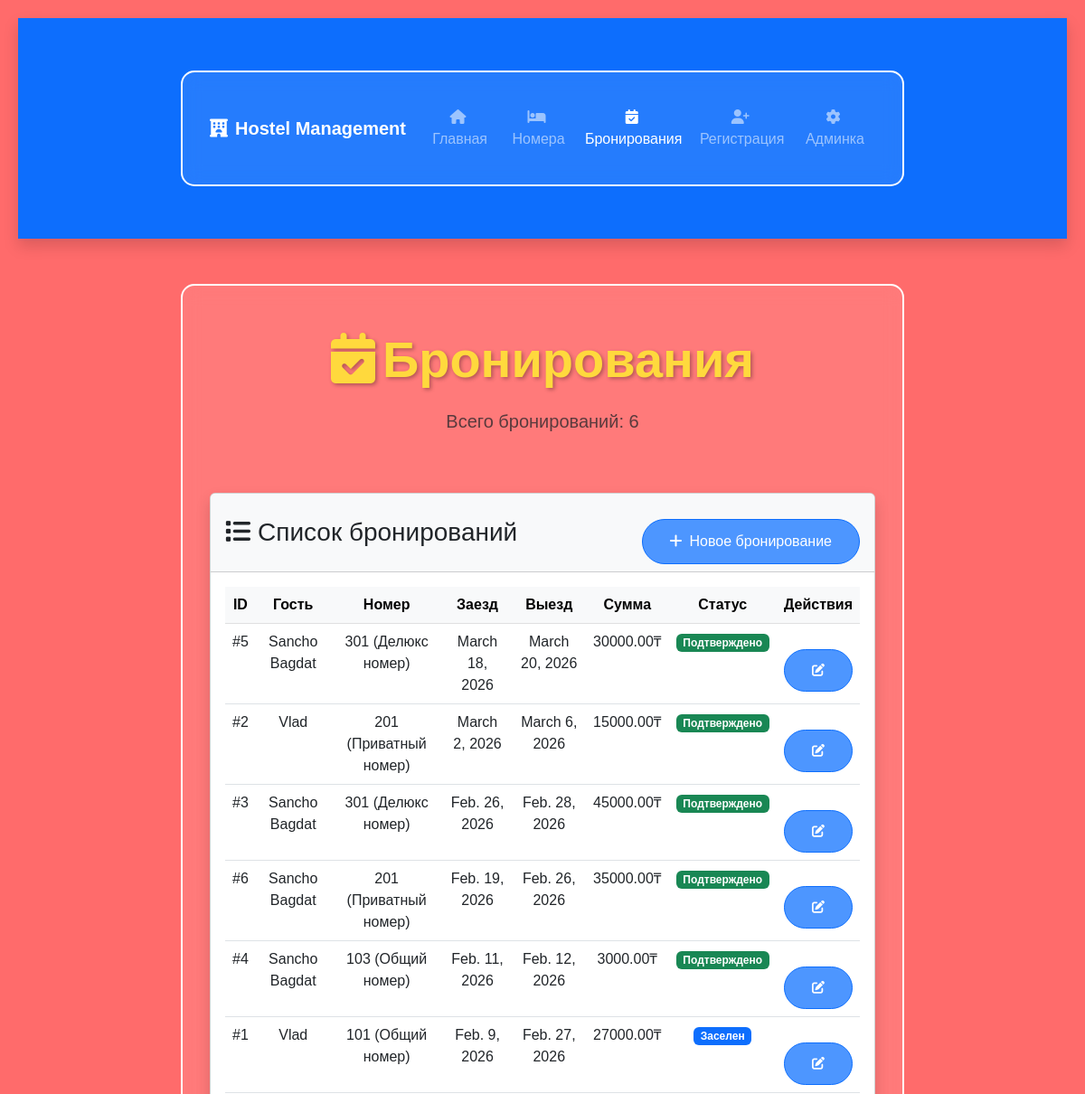
The page /bookings/ (upper part) on the database as committed earlier.
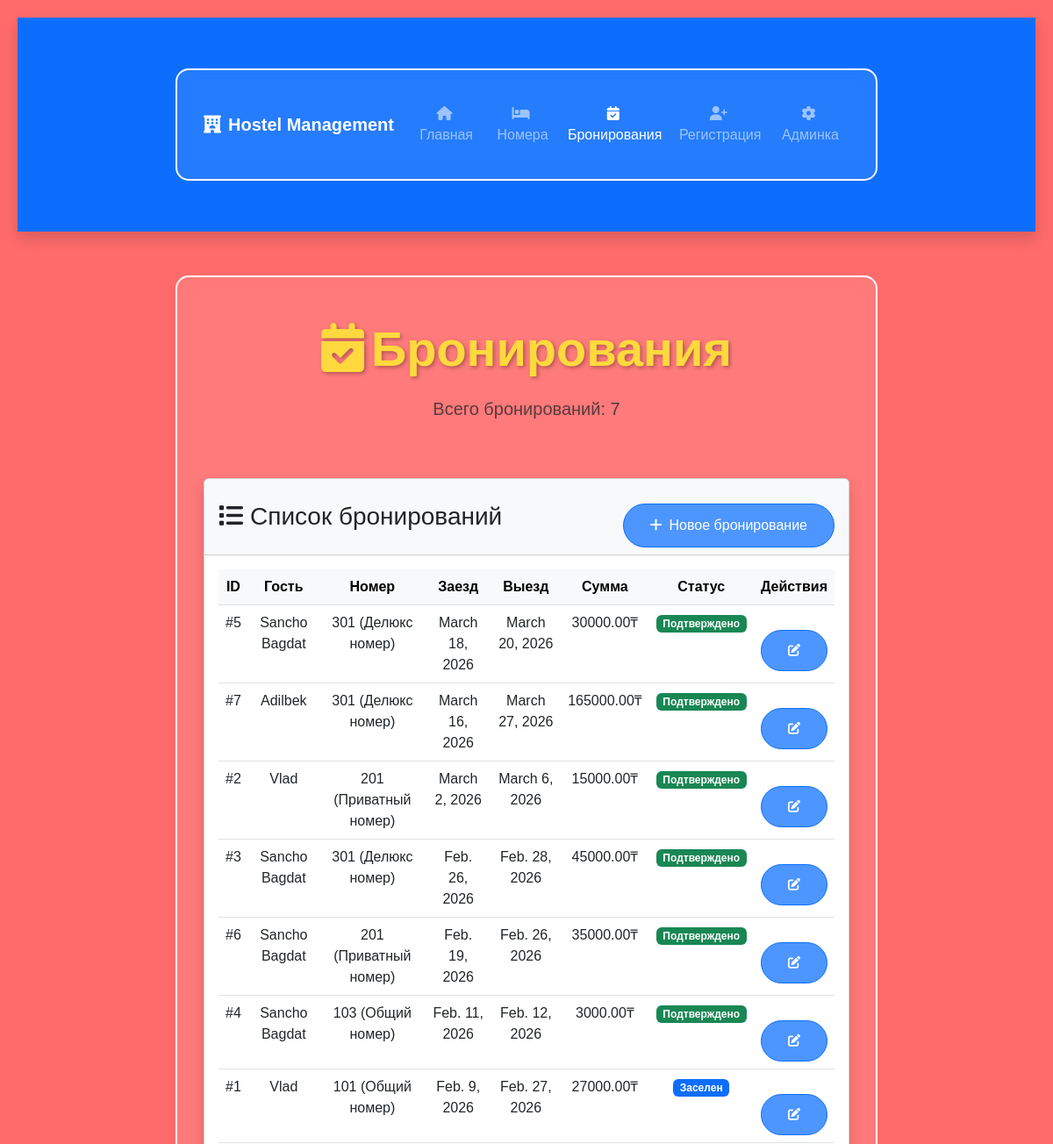
The same page on the database as committed later.
### hostel/models.py (models this page shows, shortened)
class Booking(models.Model):
    room = models.ForeignKey(Room, on_delete=models.CASCADE)
    guest = models.ForeignKey(Guest, on_delete=models.CASCADE)
    check_in = models.DateField()
    check_out = models.DateField()
    total_price = models.DecimalField(max_digits=10, decimal_places=2)
    status = models.CharField(max_length=20, choices=[
        ('confirmed', 'Подтверждено'),
        ('checked_in', 'Заселен'),
        ('checked_out', 'Выселен'),
        ('cancelled', 'Отменено'),
    ], default='confirmed')

class Guest(models.Model):
    name = models.CharField(max_length=100)
    email = models.EmailField(unique=True)
    phone = models.CharField(max_length=20)
    document_id = models.CharField(max_length=50, unique=True)

class Room(models.Model):
    ROOM_TYPES = [
        ('dorm', 'Общий номер'),
        ('private', 'Приватный номер'),
        ('deluxe', 'Делюкс номер'),
    ]
    number = models.CharField(max_length=10, unique=True)
    room_type = models.CharField(max_length=20, choices=ROOM_TYPES)
    capacity = models.IntegerField()
    price_per_night = models.DecimalField(max_digits=10, decimal_places=2)
    description = models.TextField(blank=True)
    is_available = models.BooleanField(default=True)

### hostel/views.py (the view)
# urls.py: path('bookings/', views.booking_list, name='booking_list'),
def booking_list(request):
    bookings = Booking.objects.all().order_by('-check_in')
    return render(request, 'hostel/bookings.html', {'bookings': bookings})

### templates/hostel/bookings.html (shortened to what this page needs)
{% extends 'base.html' %}
{% block content %}
<div class="container py-5">
    <div class="row mb-5">
        <div class="col">
            <h1 class="display-4 fw-bold text-center">
                <i class="fas fa-calendar-check me-2"></i>Бронирования
            </h1>
            <p class="lead text-center text-muted">
                Всего бронирований: {{ bookings|length }}
            </p>
        </div>
    </div>
    <div class="row">
        <div class="col">
            <div class="card shadow">
                <div class="card-header bg-light d-flex justify-content-between align-items-center">
                    <h3 class="mb-0"><i class="fas fa-list me-2"></i>Список бронирований</h3>
                    <a href="{% url 'create_booking' %}" class="btn btn-primary">
                        <i class="fas fa-plus me-2"></i>Новое бронирование
                    </a>
                </div>
                <div class="card-body">
                    {% if bookings %}
                    <div class="table-responsive">
                        <table class="table table-hover">
                            <thead class="table-light">
                                <tr>
                                    <th>ID</th>
                                    <th>Гость</th>
                                    <th>Номер</th>
                                    <th>Заезд</th>
                                    <th>Выезд</th>
                                    <th>Сумма</th>
                                    <th>Статус</th>
                                    <th>Действия</th>
                                </tr>
                            </thead>
                            <tbody>
                                {% for booking in bookings %}
                                <tr>
                                    <td>#{{ booking.id }}</td>
                                    <td>{{ booking.guest.name }}</td>
                                    <td>{{ booking.room.number }} ({{ booking.room.get_room_type_display }})</td>
                                    <td>{{ booking.check_in }}</td>
                                    <td>{{ booking.check_out }}</td>
                                    <td>{{ booking.total_price }}₸</td>
                                    <td>
                                        {% if booking.status == 'confirmed' %}
                                            <span class="badge bg-success">Подтверждено</span>
                                        {% elif booking.status == 'checked_in' %}
                                            <span class="badge bg-primary">Заселен</span>
                                        {% elif booking.status == 'checked_out' %}
                                            <span class="badge bg-secondary">Выселен</span>
                                        {% elif booking.status == 'cancelled' %}
                                            <span class="badge bg-danger">Отменено</span>
                                        {% else %}
                                            <span class="badge bg-warning">{{ booking.status }}</span>
                                        {% endif %}
                                    </td>
                                    <td>
                                        <button class="btn btn-sm btn-outline-primary">
                                            <i class="fas fa-edit"></i>
                                        </button>
                                    </td>
                                </tr>
                                {% endfor %}
                            </tbody>
                        </table>
                    </div>
                    {% endif %}
                </div>
            </div>
        </div>
    </div>
</div>
{% endblock %}

Rows that differ between the two databases and show on the page:
added Booking: id "7", guest.name "Adilbek", room.number "301", room.room_type "Делюкс номер", check_in "March 16, 2026", check_out "March 27, 2026", total_price "165000.00", status "Подтверждено"
Other text that changed with them:
{{ bookings|length }}: "6" → "7"
